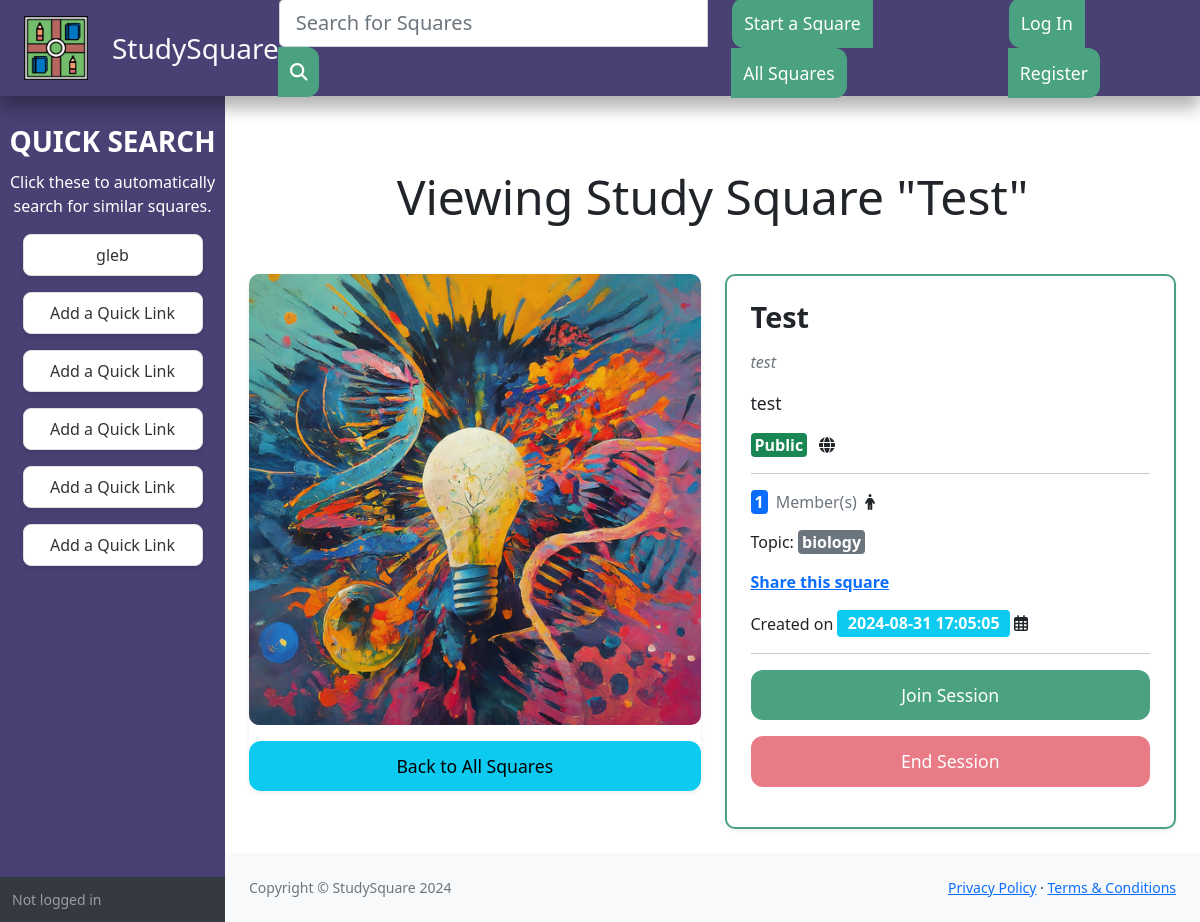
Screenshot of /square/FIVZBJ with the database file from the repository.
### tables this page shows
CREATE TABLE 'squares' (
                'id' varchar(6) NOT NULL UNIQUE,
                'name' varchar(256) NOT NULL,
                'creator' integer NOT NULL,
                'create_date' datetime NOT NULL DEFAULT(0),
                'preview' varchar(200),
                'description' varchar(1000),
                'public' boolean NOT NULL DEFAULT(1),
                'members' integer NOT NULL DEFAULT(1),
                'meeting_code' varchar(64) NOT NULL,
                'image_type' integer NOT NULL,
                'topic' varchar(64) NOT NULL
            );

### views/square.py (the view)
@api.route("/<square_id>")
def square(square_id):
    data = db.execute("SELECT * FROM squares WHERE id = :sid", sid=square_id)
    if not data:
        flash("Square not found", "error")
        return redirect("/squares")
    in_square = db.execute("SELECT COUNT(*) AS cnt FROM square_members WHERE square_id = :sid AND user_id = :uid", sid=square_id, uid=session.get("user_id", -1))[0]["cnt"]
    return render_template("square/square.html", data=data[0], in_square=in_square)

### application.py (called while the page is built)
@app.after_request
def security_policies(response):
    response.headers['Strict-Transport-Security'] = 'max-age=31536000; includeSubDomains'
    response.headers['X-Content-Type-Options'] = 'nosniff'
    response.headers['X-Frame-Options'] = 'SAMEORIGIN'
    response.headers['X-XSS-Protection'] = '1; mode=block'
    return response

### templates/square/square.html (shortened to what this page needs)
{% extends "layout.html" %}
{% block main %}
<h1 class="my-5 text-center pt-4 display-5">Viewing Study Square "{{ data.name }}"</h1>
<div class="row g-4">
    <div class="col-xl-6">
        <div class="card shadow-sm border-0">
            <div class="card-img-container position-relative">
                <img src="/static/square{{ data.image_type }}.png" class="card-img-top rounded-3" alt="{{ data.name }}">
                <div class="overlay"></div>
            </div>
            <a href="/squares" class="btn btn-lg btn-info w-100 mt-3">Back to All Squares</a>
        </div>
    </div>
    <div class="col-xl-6">
        <div class="card shadow-sm border-2" style="border-color: #4aa280;">
            <div class="card-body p-4">
                <div class="">
                    <h3 class="card-title fw-bold text-dark mb-3">{{ data.name }}</h3>
                    <p id="preview" class="text-muted fst-italic">{{ data.preview }}</p>
                    <p id="desc" class="text-dark">{{ data.description }}</p>
                    {% if data.public %}
                        <div class="d-flex align-items-center mb-3">
                            <span class="badge bg-success fs-6 p-1 me-1">Public</span>
                            <i class="fas fa-globe d-md-inline-block mx-2"></i>
                        </div>
                    {% else %}
                        <div class="d-flex align-items-center mb-3">
                            <span class="badge bg-danger fs-6 p-1 me-1">Private</span>
                            <i class="fas fa-lock d-md-inline-block mx-2"></i>
                        </div>
                    {% endif %}
                    <hr>
                    <div class="d-flex align-items-center mb-3">
                        <span class="badge bg-primary fs-6 p-1 me-2">{{ data.members }}</span>
                        <span class="text-muted">Member(s)</span>
                        <i class="fas fa-person d-md-inline-block mx-2"></i>
                    </div>
                    <div class="mb-3">
                        Topic:
                        <span class="badge bg-secondary fs-6 p-1 me-2">{{ data.topic }}</span>
                    </div>
                    <a href="#" id="share-link" class="text-primary fw-bold d-block mb-3">Share this square</a>
                    <div class="mb-3">
                        Created on <span class="badge bg-info fs-6">{{ data.create_date }}</span>
                        <i class="far fa-calendar-alt mw-2"></i>
                    </div>
                    <hr>
                    <a class="btn btn-primary btn-lg mb-3 w-100" href="https://meet.google.com/{{ data.meeting_code }}" id="join" target="_blank">Join Session</a>
                    <button class="btn btn-danger w-100 mb-3 endsession"{% if not in_square %} disabled{% endif %}>End Session</button>
                </div>
            </div>
        </div>
    </div>
</div><br>
{% endblock %}

### templates/layout.html (style rules this page uses)
.btn { border: none; border-radius: 12px; padding: 0.75rem; transition: background-color 0.3s ease, transform 0.2s ease; font-size: 1.1rem; }
.btn-primary { background-color: #4aa280; }

### templates/square/square.html (style rules this page uses)
.card-img-container { position: relative; overflow: hidden; border-radius: 10px; }
.card-img-container .overlay { position: absolute; top: 0; left: 0; width: 100%; height: 100%; transition: background 0.3s ease; }
.card-img-top { transition: transform 0.3s ease; }
.card { background-color: #ffffff; border-radius: 10px; box-shadow: 0 4px 12px rgba(0, 0, 0, 0.1); }
.card-title { font-size: 1.8rem; }
#desc { font-size: 1.1rem; line-height: 1.5; }

### rows the page displays
squares: name "Test", preview "test", description "test", members "1", topic "biology", create_date "2024-08-31 17:05:05"
